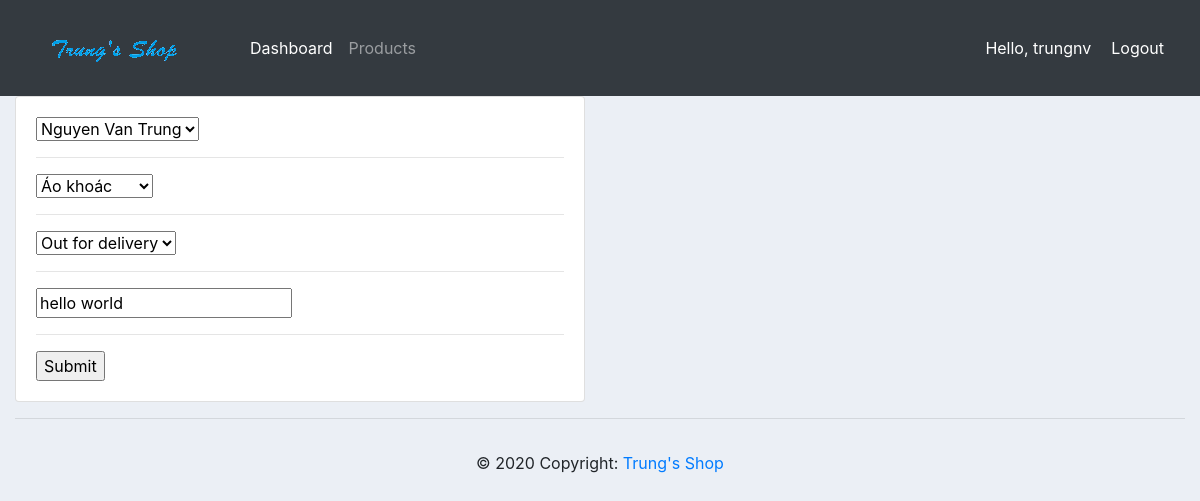
The page /update_order/1/ (signed in) on the database its author committed.
### accounts/models.py (models this page shows, shortened)
class Order(models.Model):
    STATUS = (
			('Pending', 'Pending'),
			('Out for delivery', 'Out for delivery'),
			('Delivered', 'Delivered'),
			)
    customer = models.ForeignKey(Customer, null=True, on_delete=models.SET_NULL)
    product = models.ForeignKey(Product, null=True, on_delete=models.SET_NULL)
    date_created = models.DateTimeField(auto_now_add=True, null=True)
    status = models.CharField(max_length=200, null=True, choices=STATUS)
    note = models.CharField(max_length=1000, null=True)

### accounts/views.py (the view)
# urls.py: path('update_order/<str:pk>/', views.updateOrder, name='update_order'),
@login_required(login_url='login')
def updateOrder(request, pk):
    order = Order.objects.get(id=pk)
    form = OrderForm(instance=order)
    if request.method == 'POST':
        print('Printing POST', request.POST)
        form = OrderForm(request.POST, instance=order)
        if form.is_valid():
            form.save()
            return redirect("/")
    context = {'formset': form}
    return render(request, 'accounts/order_form.html', context)

### accounts/forms.py
class OrderForm(ModelForm):
    class Meta:
        model = Order
        fields = '__all__'

### accounts/models.py (called while the page is built)
    def __str__(self):
        return self.name

    def __str__(self):
        return self.name

### accounts/templates/accounts/order_form.html (shortened to what this page needs)
{% extends 'accounts/main.html' %}
{% load static %}
{% block content %}
    <div class="row">
        <div class="col-md-6">
            <div class="card card-body">
                <form action="" method="POST">
                    {% for form in formset  %}
                        {{ form }}
                        <hr>
                    {% endfor %}
                    <input type="Submit" name="Submit" id="">
                </form>
            </div>
        </div>
    </div>
{% endblock content %}

### accounts/templates/accounts/navbar.html (shortened to what this page needs)
{% load static %}
<nav class="navbar navbar-expand-lg navbar-dark bg-dark">
    <a class="navbar-brand" href="{% url 'home' %}"><img src="{% static '/images/logo.png' %}" alt=""></a>
    <div class="collapse navbar-collapse" id="navbarNav">
      <ul class="navbar-nav">
        <li class="nav-item active">
          <a class="nav-link" href="{% url 'home' %}">Dashboard <span class="sr-only">(current)</span></a>
        </li>
        <li class="nav-item">
          <a class="nav-link" href="{% url 'products' %}">Products</a>
        </li>
      </ul>
    </div>
    <span id="hello-msg">Hello, {{request.user}}</span>
    <span><a id="hello-msg" href="{% url 'logout' %}">Logout</a></span>
  </nav>

### static/css/main.css (style rules this page uses)
body { background-color: #ebeff5; }

### accounts/templates/accounts/navbar.html (style rules this page uses)
#hello-msg { font-size: 16px; color: #fff; margin-right: 20px; }

### rows shown on the page
Order: formset "Nguyen Van Trung" "Áo khoác" "Out for delivery" "hello world"

### other values the page prints
{{ request.user }} "trungnv"
